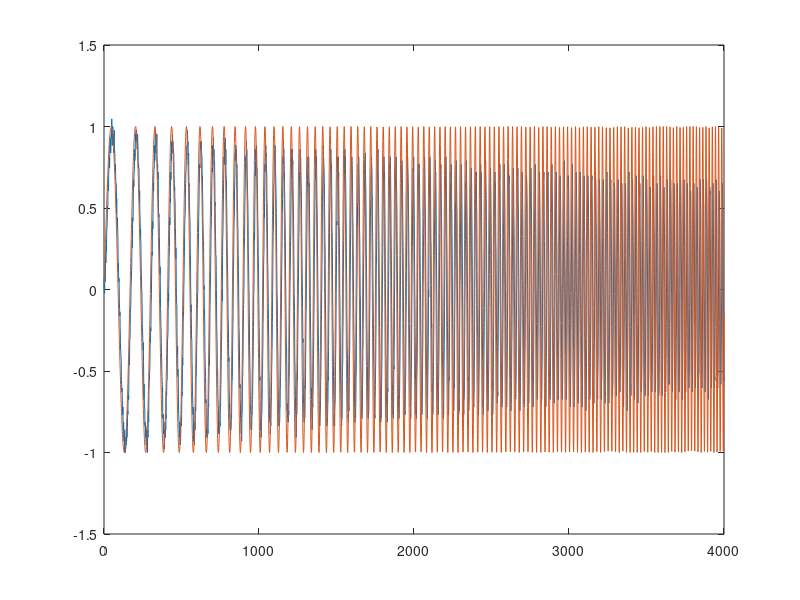
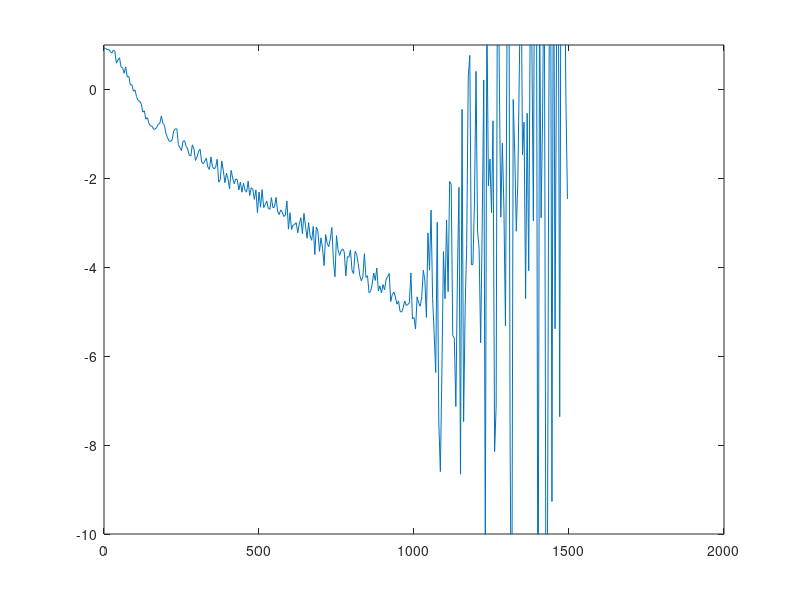
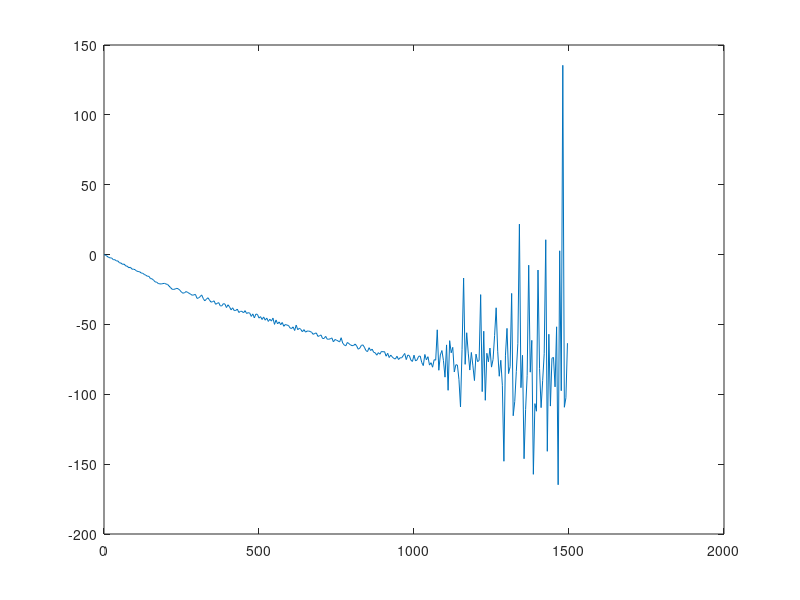

The MATLAB source for these figures, in order:
    current_iq = importdata("IQ_Fre.csv");

    y = current_iq(1, 1:1:4000);
    x = 1:1:4000;
    
    % 创建图形窗口
    figure;
     plot(x,y); 

current_iq_setpoint = importdata("iq_setpoint.csv");
    z = current_iq_setpoint(1, 1:1:4000);
    
    % 创建图形窗口
    hold on 
     plot(x,z); 

 Fs = 20000;               % 采样频率（Hz）
T = 0.2;                   % 总时间（秒）
f_start = 100;            % 起始频率（Hz）
f_end = 1000;             % 结束频率（Hz）
t = 0/Fs:1/Fs:T-1/Fs;       % 时间向量

 k = (f_end - f_start) / T;
f = f_start + 1/2*k * t;
sweep_signal_0 = sin(2 * pi * f .* t);
hold on
% plot(x,sweep_signal_0); 
% 
% k = (f_end - f_start) / T;
phase = 0;
sweep_signal = zeros(1, 4000); % 初始化信号数组
t = 0:1/Fs:T-1/Fs;       % 时间向量
for i=0:1:3999
    f = f_start + k * (i * (1/Fs)) + 1/2*k*(1/Fs) ; % 计算当前频率
    phase = phase + 2 * pi * f * (1/Fs); % 更新相位
    if phase > 2 * pi
        phase = phase - 2 * pi; % 确保相位在0到2*pi的范围内
    end
    
 sweep_signal(i+1) = sin(phase); % 计算正弦值并赋值给sweep_signal
end    


hold on
 %plot(x,sweep_signal); 

N = 4000;
frequencies = (0:N/2 -1) * (Fs / N);

inputFFT = fft(z, N);
outputFFT = fft(y, N);
H = outputFFT ./ inputFFT;
magnitudeResponse = abs(H);
angle_response_in = angle(inputFFT);
angle_response_out = angle(outputFFT);
angle_response = angle_response_out - angle_response_in;
for i=1:1:1000
if angle_response(i) > pi
    angle_response(i) = angle_response(i) - 2*pi;
end
end

figure
 plot(frequencies(1:1:300),10*log(magnitudeResponse(1:1:300))); 
 ylim([-10,1])
figure
plot(frequencies(1:1:300), 180*angle_response(1:1:300)/pi);
